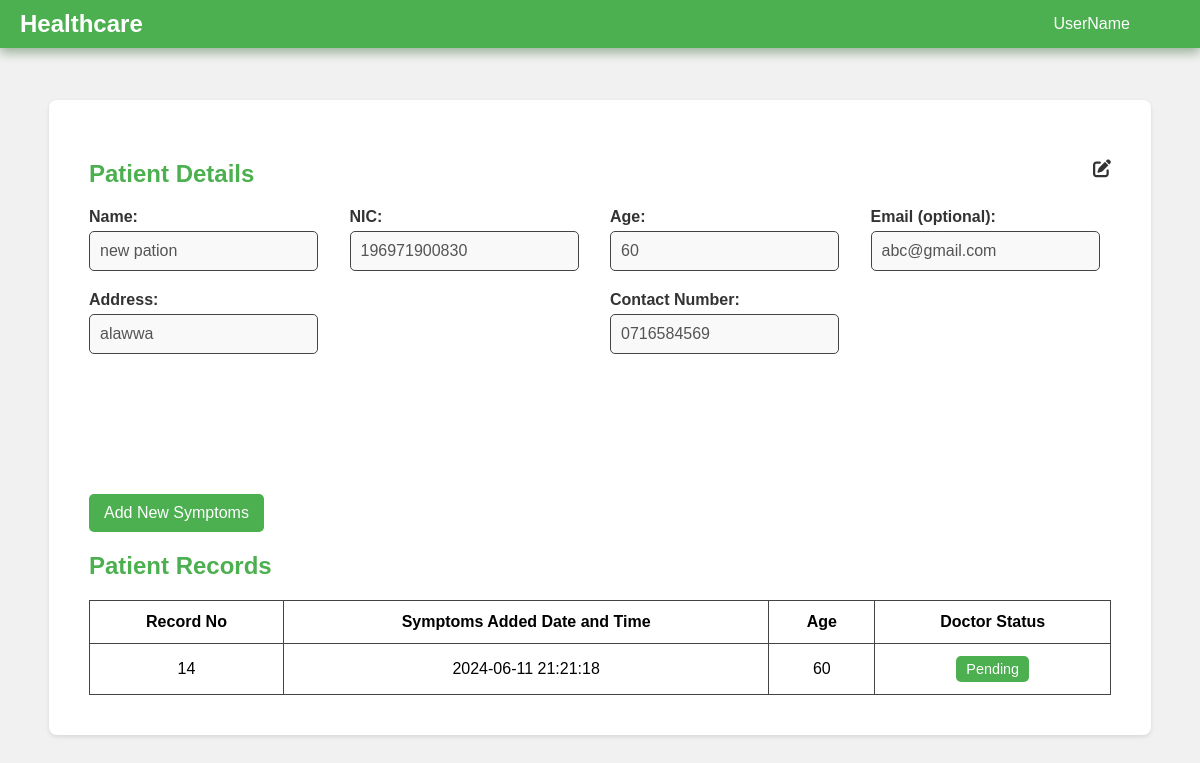
The page /reception/profile-view.php?p_id=11 on the database its author committed.
### tables this page shows
CREATE TABLE IF NOT EXISTS `registered_patients` (
  `p_id` int NOT NULL AUTO_INCREMENT,
  `name` varchar(50) DEFAULT NULL,
  `mobile` varchar(12) DEFAULT NULL,
  `email` varchar(50) DEFAULT NULL,
  `id_num` varchar(20) DEFAULT NULL,
  `address` text,
  `age` int DEFAULT NULL,
  `register_date` datetime DEFAULT NULL,
  `reception_id` varchar(50) DEFAULT NULL,
  PRIMARY KEY (`p_id`),
  KEY `FK_register_patients_register_reception` (`reception_id`),
  CONSTRAINT `FK_register_patients_register_reception` FOREIGN KEY (`reception_id`) REFERENCES `registered_reception` (`id_num`)
);

CREATE TABLE IF NOT EXISTS `patients_details` (
  `id` int NOT NULL AUTO_INCREMENT,
  `patients_id` int DEFAULT NULL,
  `reception_id` varchar(50) DEFAULT NULL,
  `symptoms` text,
  `Prescriptions` text,
  `doctor_id` varchar(50) DEFAULT NULL,
  `age` int DEFAULT NULL,
  `symptoms_date` datetime DEFAULT NULL,
  PRIMARY KEY (`id`),
  KEY `FK_patients_details_register_patients` (`patients_id`),
  KEY `FK_patients_details_register_reception` (`reception_id`),
  KEY `FK_patients_details_registered_doctor` (`doctor_id`),
  CONSTRAINT `FK_patients_details_register_patients` FOREIGN KEY (`patients_id`) REFERENCES `registered_patients` (`p_id`),
  CONSTRAINT `FK_patients_details_register_reception` FOREIGN KEY (`reception_id`) REFERENCES `registered_reception` (`id_num`),
  CONSTRAINT `FK_patients_details_registered_doctor` FOREIGN KEY (`doctor_id`) REFERENCES `registered_doctor` (`id_num`)
);

### connection.php (called while the page is built, shortened)
<?php
class Database
{
    public static $connection;
    public static function SetUpConnection()
    {
        if (!isset(Database::$connection)) {
            Database::$connection = new mysqli("localhost", "root", "Chalithac*#3031", "healthcare", "3306");
        }
    }
    public static function search($q)
    {
        return Database::$connection->query($q);
    }
}

### reception/profile-view.php (the view, shortened to what this page needs)
<?php
require_once "../connection.php";
$patient_id = $_GET["p_id"];
?>
<!DOCTYPE html>
<html lang="en">
<head>
    <link rel="stylesheet" href="../assets/css/common.css">
    <link rel="stylesheet" href="../assets/css/header.css">
    <link rel="stylesheet" href="../assets/css/profile-view.css">
    <link rel="stylesheet" href="https://cdnjs.cloudflare.com/ajax/libs/font-awesome/6.5.2/css/all.min.css" />
</head>
<body>
    <header class="header">
        <div class="logo">Healthcare</div>
        <div class="header-username">UserName</div>
    </header>
    <div class="container">
        <div class="profile-details">
            <div class="detail-heading">
                <h2>Patient Details</h2>
                <i class="fa-solid fa-pen-to-square"></i>
            </div>
            <?php
            $patientResultSet = Database::search("SELECT * FROM `registered_patients` WHERE `p_id` = '" . $patient_id . "'");
            $patientCount = $patientResultSet->num_rows;
            if ($patientCount == 1) {
                $patientResult = $patientResultSet->fetch_assoc();
            ?>
                <div class="form-row">
                    <div class="form-group">
                        <label>Name:</label>
                        <input class="profile-inputs" type="text" id="name" name="name" value="<?php echo $patientResult["name"]; ?>" disabled required>
                    </div>
                    <div class="form-group">
                        <label>NIC:</label>
                        <input class="profile-inputs" type="text" id="nic" name="nic" value="<?php echo $patientResult["id_num"]; ?>" disabled required>
                    </div>
                    <div class="form-group">
                        <label>Age:</label>
                        <input class="profile-inputs" type="number" id="age" name="age" value="<?php echo $patientResult["age"]; ?>" disabled required>
                    </div>
                    <div class="form-group">
                        <label>Email (optional):</label>
                        <input class="profile-inputs" type="email" id="email" name="email" value="<?php echo $patientResult["email"]; ?>" disabled>
                    </div>
                    <div class="form-group">
                        <label>Address:</label>
                        <input class="profile-inputs" type="text" id="address" name="address" value="<?php echo $patientResult["address"]; ?>" disabled required>
                    </div>
                    <div class="form-group">
                        <label>Contact Number:</label>
                        <input class="profile-inputs" type="text" id="contact" name="contact" value="<?php echo $patientResult["mobile"]; ?>" disabled required>
                    </div>
                </div>
            <?php
            }
            ?>
        </div>
        <div class="symptoms-table-container">
            <button onclick="showPopup('add-symptoms-popup')" class="add-symptoms-btn">Add New Symptoms</button>
            <h2>Patient Records</h2>
            <table id="symptomsTable">
                <thead>
                    <tr>
                        <th>Record No</th>
                        <th>Symptoms Added Date and Time</th>
                        <th>Age</th>
                        <th>Doctor Status</th>
                    </tr>
                </thead>
                <tbody>
                <?php
        $patientDetailsResultSet = Database::search("SELECT * FROM `patients_details` WHERE `patients_id` = '" . $patient_id . "'");
        $patientDetailsCount = $patientDetailsResultSet->num_rows;
        if ($patientDetailsCount > 0) {
            while ($patientDetailsResult = $patientDetailsResultSet->fetch_assoc()) {
                $recordId = $patientDetailsResult["id"];
        ?>
                <tr onclick="showPopup('details-popup-<?php echo $recordId; ?>')">
                    <td><?php echo $recordId; ?></td>
                    <td><?php echo $patientDetailsResult["symptoms_date"]; ?></td>
                    <td><?php echo $patientDetailsResult["age"]; ?></td>
                    <?php if (empty($patientDetailsResult["Prescriptions"])) { ?>
                        <td><button class="status-btn pending">Pending</button></td>
                    <?php } else { ?>
                        <td><button class="status-btn checked">Checked</button></td>
                    <?php } ?>
                </tr>
        <?php
            }
        }
        ?>
                </tbody>
            </table>
        </div>
    </div>
</body>
</html>

### assets/css/common.css (style rules this page uses)
:root { --base-color: #4CAF50; --second-base-color: #388E3C; --dark-gray: #333333; --medium-gray: #444444; --error-color: #FF4136; }
* { margin: 0%; padding: 0%; box-sizing: border-box; font-family: Arial, sans-serif; }

### assets/css/header.css (style rules this page uses)
header { display: flex; justify-content: space-between; align-items: center; background-color: var(--base-color); padding: 10px 20px; color: white; position: fixed; left: 0%; top: 0%; width: 100%; box-shadow: 0px 5px 10px rgba(4, 65, 0, 0.349); }
header .logo { font-size: 1.5em; font-weight: bold; cursor: pointer; }
.header-username { margin-right: 50px; }

### assets/css/profile-view.css (style rules this page uses)
body { font-family: Arial, sans-serif; background-color: #f1f1f1; margin: 0; padding: 20px; }
.container { max-width: 95%; margin: 80px auto; background-color: #fff; padding: 20px; border-radius: 8px; box-shadow: 0 2px 4px rgba(0, 0, 0, 0.1); }
.profile-details { margin-top: 20px; padding: 20px; display: flex; flex-direction: column; border-radius: 10px; }
.detail-heading { width: 100%; display: flex; justify-content: space-between; }
.profile-details h2 { color: var(--base-color); margin-bottom: 20px; width: 100%; }
.fa-pen-to-square { font-size: 18px; color: var(--dark-gray); cursor: pointer; }
.profile-details .form-row { display: flex; flex-wrap: wrap; justify-content: space-between; gap: 20px; margin-bottom: 20px; }
.profile-details .form-group { flex: 1; min-width: 200px; }
.profile-details label { display: block; margin-bottom: 5px; color: var(--dark-gray); font-weight: bold; }
.profile-inputs { max-width: 400px; display: block; padding: 10px; font-size: 1em; border: 1px solid var(--medium-gray); border-radius: 5px; background-color: #f9f9f9; }
.symptoms-table-container { margin-top: 80px; padding: 20px; }
.symptoms-table-container h2 { color: var(--base-color); margin-bottom: 20px; }
.add-symptoms-btn { margin-bottom: 20px; padding: 10px 15px; background-color: var(--base-color); border: none; border-radius: 5px; color: #FFFFFF; font-size: 1em; cursor: pointer; transition: background-color 0.3s; }
table { width: 100%; border-collapse: collapse; }
#symptomsTable th, #symptomsTable td { text-align: center; }
th, td { padding: 12px 15px; border: 1px solid var(--medium-gray); text-align: left; }
tbody tr { cursor: pointer; }
.status-btn { padding: 5px 10px; border: none; border-radius: 5px; font-size: 0.9em; cursor: pointer; }
.status-btn.pending { background-color: var(--base-color); color: white; }

### rows shown on the page
registered_patients: name "new pation", nic "196971900830", age "60", email "abc@gmail.com", address "alawwa", contact "0716584569"
patients_details: id "14", symptoms_date "2024-06-11 21:21:18", age "60", Prescriptions "Pending"
